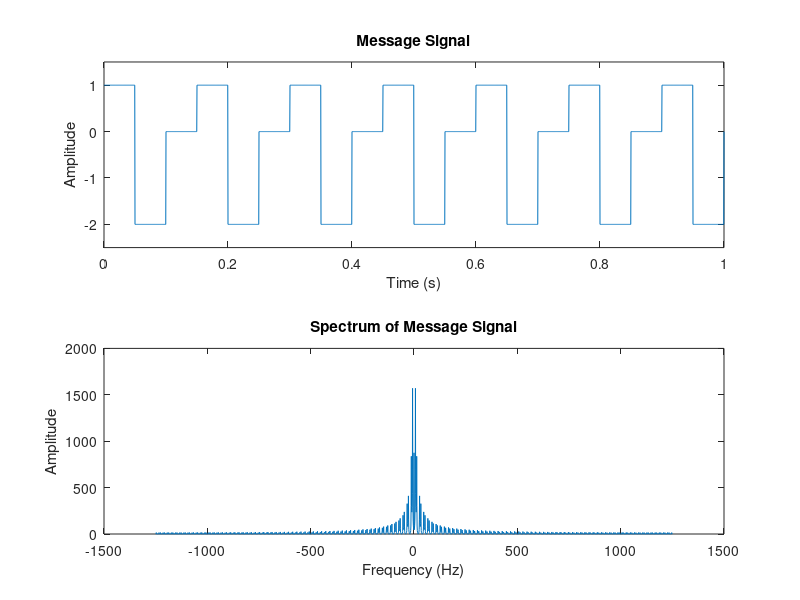
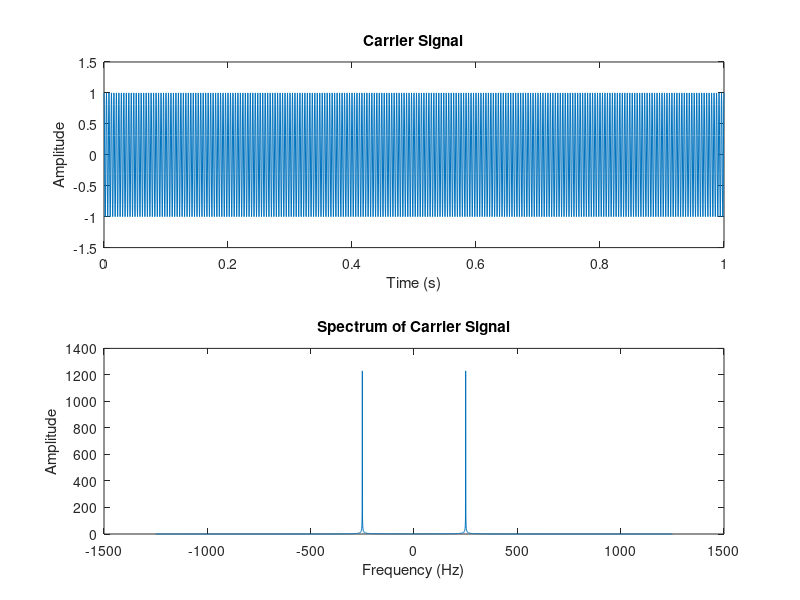
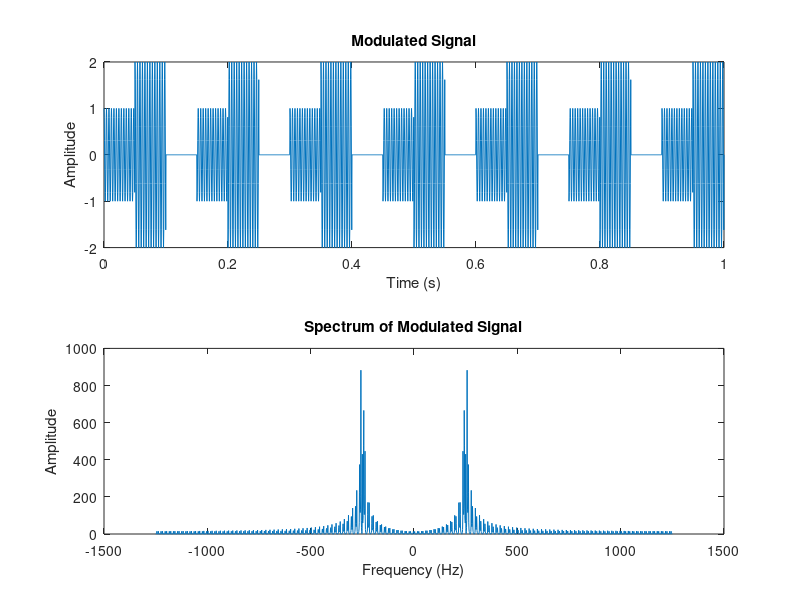
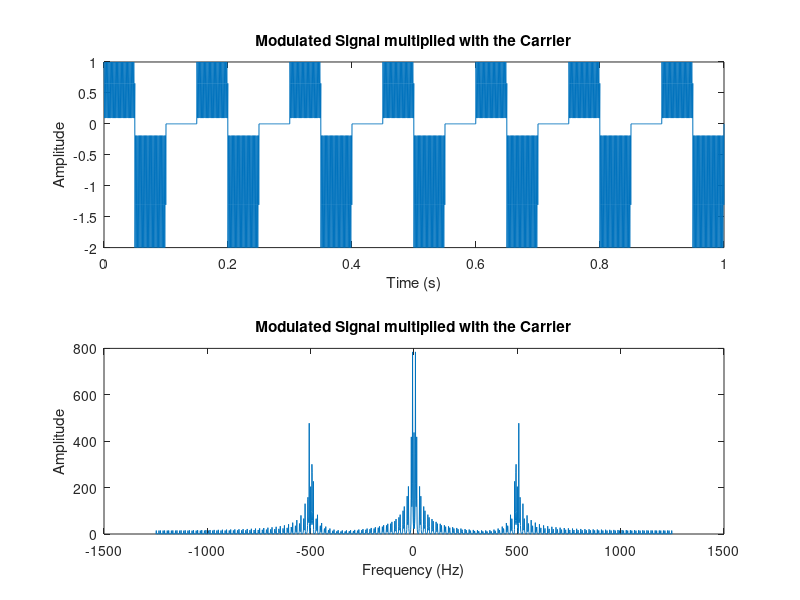

MATLAB code for these plots, in order:
% Illustrative Problem 3.5
% ------------------------
clc;
clear all;
close all;

% Details given in the question
lpf_Fc = 250;
t0 = 0.15;

% Assumed values
Tstart = 0;
Tstop = 1;
Fs = 2.5 * 10^3;

% Generating time
Ts = 1 / Fs;
t = Tstart : Ts : Tstop;
N = length(t);

% Generating the message signal
tk = mod(t, t0);
m_t = (tk <= (1/3)*t0) - 2*((tk > (1/3)*t0) .* (tk <= (2/3)*t0));
figure;
subplot(2,1,1);
plot(t, m_t);
ylim([-2.5 1.5]);
title('Message Signal');
xlabel('Time (s)');
ylabel('Amplitude');
subplot(2,1,2);
plot(linspace(-Fs/2, Fs/2, N), abs(fftshift(fft(m_t))));
title('Spectrum of Message Signal');
xlabel('Frequency (Hz)');
ylabel('Amplitude');

% Generating the carrier signal
c_t = cos(2*pi*lpf_Fc*t);
figure;
subplot(2,1,1);
plot(t, c_t);
title('Carrier Signal');
xlabel('Time (s)');
ylabel('Amplitude');
ylim([-1.5 1.5]);
subplot(2,1,2);
plot(linspace(-Fs/2, Fs/2, N), abs(fftshift(fft(c_t))));
title('Spectrum of Carrier Signal');
xlabel('Frequency (Hz)');
ylabel('Amplitude');

% Generating the modulated signal
u_t = m_t .* c_t;
figure;
subplot(2,1,1);
plot(t, u_t);
title('Modulated Signal');
xlabel('Time (s)');
ylabel('Amplitude');
subplot(2,1,2);
plot(linspace(-Fs/2, Fs/2, N), abs(fftshift(fft(u_t))));
title('Spectrum of Modulated Signal');
xlabel('Frequency (Hz)');
ylabel('Amplitude');

% Create a Low Pass Filter
lpf_N    = 128;      % Order
lpf_Fc   = 250;      % Cutoff Frequency
lpf_flag = 'scale';  % Sampling Flag
lpf_h    = fir1(lpf_N, lpf_Fc/(Fs/2), 'low', blackman(lpf_N+1), lpf_flag);
lpf_sz   = length(lpf_h);
lpf_sz2  = floor(lpf_sz / 2);

% Demodulate the modulated signal
md1_t = u_t .* c_t;
md2_t = conv(md1_t, lpf_h);
md_t = 2 * md2_t(1, (1 + lpf_sz2) : (length(md2_t) - (lpf_sz - lpf_sz2 - 1)));

% Plot the demodulated signal
figure;
subplot(2,1,1);
plot(t, md1_t);
title('Modulated Signal multiplied with the Carrier');
xlabel('Time (s)');
ylabel('Amplitude');
subplot(2,1,2);
plot(linspace(-Fs/2, Fs/2, N), abs(fftshift(fft(md1_t))));
title('Modulated Signal multiplied with the Carrier');
xlabel('Frequency (Hz)');
ylabel('Amplitude');
figure;
subplot(2,1,1);
plot(t, md_t);
title('Demodulated Signal (after passing through LPF)');
xlabel('Time (s)');
ylabel('Amplitude');
subplot(2,1,2);
plot(linspace(-Fs/2, Fs/2, N), abs(fftshift(fft(md_t))));
title('Spectrum of Demodulated Signal (after passing through LPF)');
xlabel('Frequency (Hz)');
ylabel('Amplitude');
